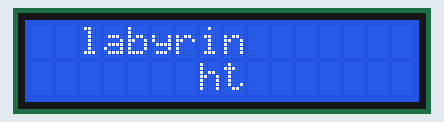
Simulated run of this sketch. Board: Arduino Uno, built with avr-gcc and run on an emulated ATmega328P. On the bench: 16×2 character LCD.

Above: at 0.24 s.
At 1.29 s:
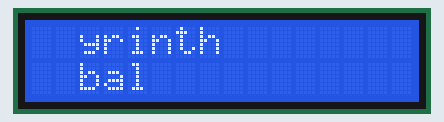
At 2.0 s:
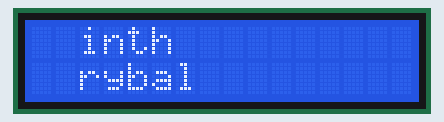
At 2.7 s:
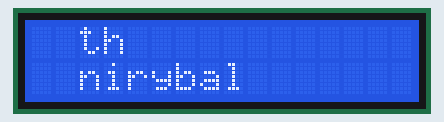
At 4.11 s:
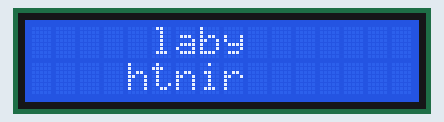
At 5.52 s:
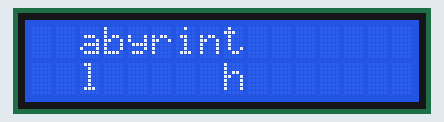

Measured:
- by itself, everything shown: repeats every 4.9 s, in 14 steps

The sketch:

Arduino_project_LCD_1_3_2_rotateLongerWords.ino
```cpp
#include <LiquidCrystal.h>
LiquidCrystal lcd(2, 3, 8, 9, 10, 11);

//String word1 = "catness";
String word1 = "labyrinth";

String rotString = word1;

// what space will the rotate on
int width = 7;

// control speed
int word1Delay = 350;

// control starting point (top left corner)
int word1StartX = 2;

String rotStringTop;
String rotStringBottom;

void setup() {

  lcd.begin(16, 2);


  for (int i = 0; i < (width * 2) - word1.length(); i++) {
    rotString += " ";
  }

  rotStringTop = rotString.substring(0, width);
  rotStringBottom = rotString.substring(width);

}

void loop() {

  lcd.setCursor(word1StartX, 0);
  lcd.print(rotStringTop);
  lcd.rightToLeft();
  lcd.setCursor(word1StartX + width - 1, 1);
  lcd.print(rotStringBottom);
  lcd.leftToRight();

  String newRotStringTop = rotStringTop.substring(1, rotStringTop.length()) + rotStringBottom.charAt(0);
  String newRotStringBottom = rotStringBottom.substring(1, rotStringBottom.length()) + rotStringTop.charAt(0);

  rotStringTop = newRotStringTop;
  rotStringBottom = newRotStringBottom;

  delay(word1Delay);

}
```
